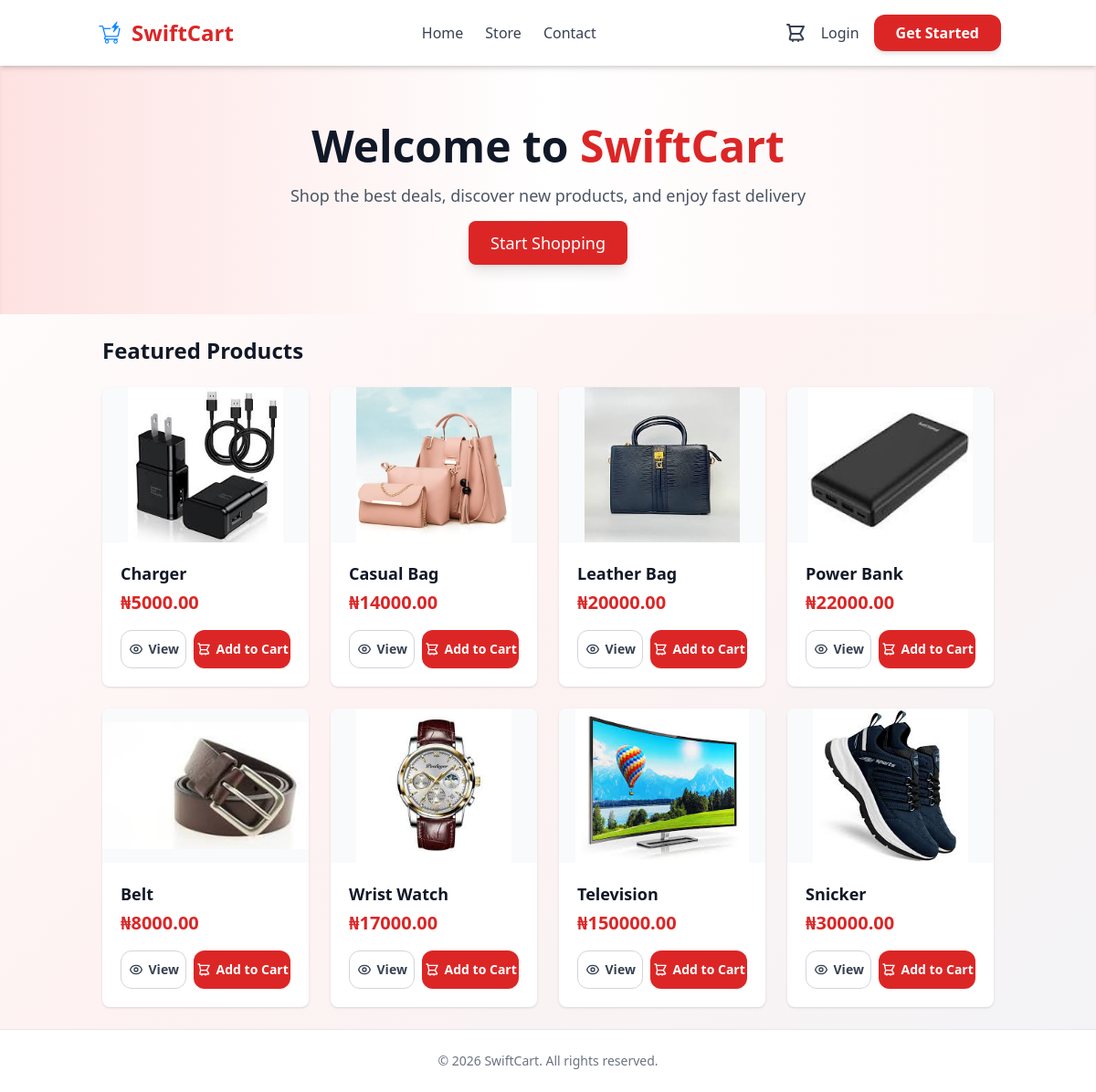
The page / on the database its author committed.
### store/models.py (models this page shows, shortened)
class Product(models.Model):
    name = models.CharField(max_length=200)
    price = models.DecimalField(max_digits=10, decimal_places=2, default=0)
    category = models.ForeignKey(Category, on_delete=models.SET_NULL, null=True, blank=True)
    digital = models.BooleanField(default=False, null=True, blank=True)
    stock_count = models.IntegerField(default=10, null=True, blank=True)
    image = models.ImageField(null=True, blank=True, upload_to='products/')
    @property
    def imageURL(self):
        try:
            url = self.image.url
        except ValueError:
            url = ''
        return url

### store/views.py (the view)
# urls.py: path('', views.index, name='index'),
def index(request):
    products = Product.objects.all().order_by('-id')[:8]  # Show latest 8 products for a balanced grid
    context = {
        'products': products,
    }
    return render(request, "store/index.html", context)

### store/context_processors.py (called while the page is built)
def cart_item_count(request):
    data = get_cart_data(request)
    return {
        'cart_items_count': data['cart_items_count']
    }

### store/utils.py (called while the page is built, shortened)
def get_cart_data(request):
    cart = request.session.get('cart', {})
    cart_items_count = 0
    for item in cart.values():
        if isinstance(item, dict):
            cart_items_count += item.get('quantity', 0)
        else:
            cart_items_count += item  # assume it's an int
    return {
        'cart_items_count': cart_items_count,
        'cart_items': cart,
    }

### store/templates/store/index.html (shortened to what this page needs)
{% extends "store/main.html" %}
{% block hero %}
<section class="bg-gradient-to-r from-red-100 via-white to-red-50 py-16 shadow-inner">
    <div class="container mx-auto text-center px-4">
        <h1 class="text-4xl md:text-5xl font-extrabold text-gray-900 mb-4">
            Welcome to <span class="text-red-600">SwiftCart</span>
        </h1>
        <p class="text-lg text-gray-600 mb-6">
            Shop the best deals, discover new products, and enjoy fast delivery
        </p>
        <a href="{% url 'store' %}" class="bg-red-600 hover:bg-red-700 text-white px-6 py-3 rounded-lg shadow-lg text-lg">
            Start Shopping
        </a>
    </div>
</section>
{% endblock %}
{% block content %}
    <h2 class="text-2xl font-bold mb-6 text-gray-900">Featured Products</h2>
    <div class="grid grid-cols-1 sm:grid-cols-2 md:grid-cols-3 lg:grid-cols-4 gap-6">
        {% for product in products %}
            <div class="bg-white rounded-lg shadow hover:shadow-lg transition duration-200 overflow-hidden">
                <div class="aspect-[4/3] bg-gray-50 flex items-center justify-center">
                    <img src="{{ product.imageURL }}" alt="{{ product.name }}" class="w-full h-full object-contain">
                </div>
                <div class="p-5">
                    <h3 class="font-bold text-gray-900 text-lg mb-1 truncate">{{ product.name }}</h3>
                    <p class="text-red-600 font-extrabold text-xl mb-4">&#8358;{{ product.price }}</p>
                    <div class="flex gap-2">
                        <a href="{% url 'product_detail' product.id %}"
                           class="flex-1 inline-flex items-center justify-center bg-white border border-gray-300 text-gray-700 py-2.5 rounded-xl text-sm font-bold hover:bg-gray-50 transition-all duration-200">
                            View
                        </a>
                        <button data-product="{{ product.id }}" data-action="add"
                                class="add-to-cart-btn flex-[1.5] inline-flex items-center justify-center bg-red-600 text-white py-2.5 rounded-xl text-sm font-bold hover:bg-red-700 transition-all duration-200 shadow-sm hover:shadow-md active:scale-95">
                            <svg xmlns="http://www.w3.org/2000/svg" class="h-4 w-4 mr-1.5" fill="none" viewBox="0 0 24 24" stroke="currentColor">
                                <path stroke-linecap="round" stroke-linejoin="round" stroke-width="2" d="M3 3h2l.4 2M7 13h10l4-8H5.4M7 13L5.4 5M7 13l-1.3 5.3a1 1 0 001 1.2h12.6a1 1 0 001-1.2L17 13M9 21h.01M15 21h.01" />
                            </svg>
                            Add to Cart
                        </button>
                    </div>
                </div>
            </div>
        {% empty %}
            <p class="text-gray-500 col-span-full">No products available yet.</p>
        {% endfor %}
    </div>
{% endblock %}

### static/css/main.css (style rules this page uses)
body { font-family: 'Segoe UI', Tahoma, Geneva, Verdana, sans-serif; }
a { transition: background 0.2s ease-in-out; }
button { transition: background 0.2s ease-in-out; }

### rows shown on the page
Product: imageURL (picture), name "Charger", price "5000.00"
Product: imageURL (picture), name "Casual Bag", price "14000.00"
Product: imageURL (picture), name "Leather Bag", price "20000.00"
Product: imageURL (picture), name "Power Bank", price "22000.00"
Product: imageURL (picture), name "Belt", price "8000.00"
Product: imageURL (picture), name "Wrist Watch", price "17000.00"
Product: imageURL (picture), name "Television", price "150000.00"
Product: imageURL (picture), name "Snicker", price "30000.00"
